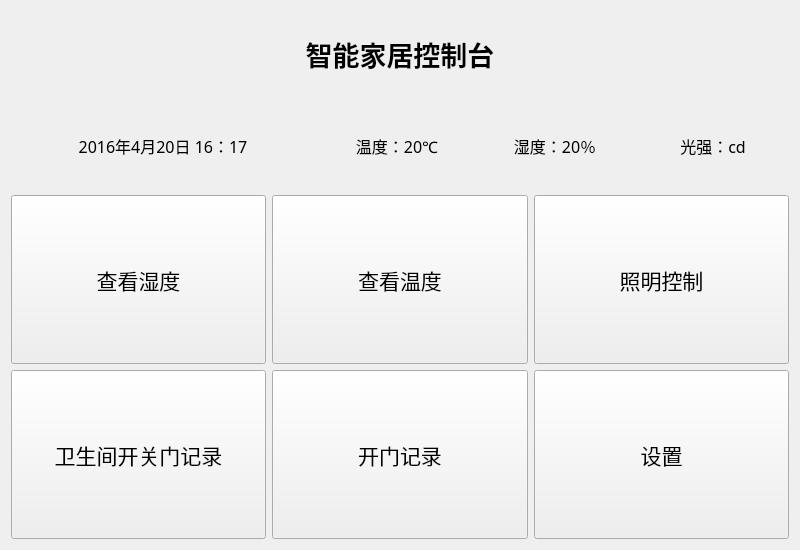
<?xml version="1.0" encoding="UTF-8"?>
<ui version="4.0">
 <class>MainWindow</class>
 <widget class="QMainWindow" name="MainWindow">
  <property name="geometry">
   <rect>
    <x>0</x>
    <y>0</y>
    <width>800</width>
    <height>550</height>
   </rect>
  </property>
  <property name="minimumSize">
   <size>
    <width>800</width>
    <height>550</height>
   </size>
  </property>
  <property name="windowTitle">
   <string>MainWindow</string>
  </property>
  <widget class="QWidget" name="centralWidget">
   <layout class="QVBoxLayout" name="verticalLayout_2">
    <item>
     <layout class="QVBoxLayout" name="verticalLayout" stretch="2,2,8">
      <property name="sizeConstraint">
       <enum>QLayout::SetNoConstraint</enum>
      </property>
      <item>
       <widget class="QLabel" name="label">
        <property name="enabled">
         <bool>true</bool>
        </property>
        <property name="sizePolicy">
         <sizepolicy hsizetype="Expanding" vsizetype="Expanding">
          <horstretch>0</horstretch>
          <verstretch>0</verstretch>
         </sizepolicy>
        </property>
        <property name="font">
         <font>
          <family>微软雅黑</family>
          <pointsize>20</pointsize>
          <weight>75</weight>
          <bold>true</bold>
         </font>
        </property>
        <property name="cursor">
         <cursorShape>ArrowCursor</cursorShape>
        </property>
        <property name="layoutDirection">
         <enum>Qt::LeftToRight</enum>
        </property>
        <property name="autoFillBackground">
         <bool>true</bool>
        </property>
        <property name="text">
         <string>智能家居控制台</string>
        </property>
        <property name="textFormat">
         <enum>Qt::RichText</enum>
        </property>
        <property name="scaledContents">
         <bool>false</bool>
        </property>
        <property name="alignment">
         <set>Qt::AlignCenter</set>
        </property>
       </widget>
      </item>
      <item>
       <layout class="QHBoxLayout" name="horizontalLayout_2" stretch="4,2,2,2">
        <item>
         <widget class="QLabel" name="time_label">
          <property name="sizePolicy">
           <sizepolicy hsizetype="Expanding" vsizetype="Expanding">
            <horstretch>0</horstretch>
            <verstretch>0</verstretch>
           </sizepolicy>
          </property>
          <property name="font">
           <font>
            <family>微软雅黑</family>
            <pointsize>12</pointsize>
           </font>
          </property>
          <property name="text">
           <string>2016年4月20日	16：17</string>
          </property>
          <property name="alignment">
           <set>Qt::AlignCenter</set>
          </property>
         </widget>
        </item>
        <item>
         <widget class="QLabel" name="temperature_label">
          <property name="sizePolicy">
           <sizepolicy hsizetype="Expanding" vsizetype="Expanding">
            <horstretch>0</horstretch>
            <verstretch>0</verstretch>
           </sizepolicy>
          </property>
          <property name="font">
           <font>
            <family>微软雅黑</family>
            <pointsize>12</pointsize>
           </font>
          </property>
          <property name="text">
           <string>温度：20℃</string>
          </property>
          <property name="alignment">
           <set>Qt::AlignCenter</set>
          </property>
         </widget>
        </item>
        <item>
         <widget class="QLabel" name="humidity_label">
          <property name="sizePolicy">
           <sizepolicy hsizetype="Expanding" vsizetype="Expanding">
            <horstretch>0</horstretch>
            <verstretch>0</verstretch>
           </sizepolicy>
          </property>
          <property name="font">
           <font>
            <family>微软雅黑</family>
            <pointsize>12</pointsize>
           </font>
          </property>
          <property name="text">
           <string>湿度：20％</string>
          </property>
          <property name="alignment">
           <set>Qt::AlignCenter</set>
          </property>
         </widget>
        </item>
        <item>
         <widget class="QLabel" name="lux_label">
          <property name="sizePolicy">
           <sizepolicy hsizetype="Expanding" vsizetype="Expanding">
            <horstretch>0</horstretch>
            <verstretch>0</verstretch>
           </sizepolicy>
          </property>
          <property name="font">
           <font>
            <family>微软雅黑</family>
            <pointsize>12</pointsize>
           </font>
          </property>
          <property name="text">
           <string>光强：cd</string>
          </property>
          <property name="alignment">
           <set>Qt::AlignCenter</set>
          </property>
         </widget>
        </item>
       </layout>
      </item>
      <item>
       <layout class="QGridLayout" name="gridLayout_2">
        <item row="1" column="0">
         <widget class="QPushButton" name="toiletButton">
          <property name="sizePolicy">
           <sizepolicy hsizetype="Expanding" vsizetype="Expanding">
            <horstretch>0</horstretch>
            <verstretch>0</verstretch>
           </sizepolicy>
          </property>
          <property name="font">
           <font>
            <family>微软雅黑</family>
            <pointsize>16</pointsize>
           </font>
          </property>
          <property name="text">
           <string>卫生间开关门记录</string>
          </property>
         </widget>
        </item>
        <item row="0" column="0">
         <widget class="QPushButton" name="humidityButton">
          <property name="sizePolicy">
           <sizepolicy hsizetype="Expanding" vsizetype="Expanding">
            <horstretch>0</horstretch>
            <verstretch>0</verstretch>
           </sizepolicy>
          </property>
          <property name="font">
           <font>
            <family>微软雅黑</family>
            <pointsize>16</pointsize>
           </font>
          </property>
          <property name="text">
           <string>查看湿度</string>
          </property>
         </widget>
        </item>
        <item row="0" column="1">
         <widget class="QPushButton" name="temperatureButton">
          <property name="sizePolicy">
           <sizepolicy hsizetype="Expanding" vsizetype="Expanding">
            <horstretch>0</horstretch>
            <verstretch>0</verstretch>
           </sizepolicy>
          </property>
          <property name="font">
           <font>
            <family>微软雅黑</family>
            <pointsize>16</pointsize>
           </font>
          </property>
          <property name="text">
           <string>查看温度</string>
          </property>
         </widget>
        </item>
        <item row="0" column="2">
         <widget class="QPushButton" name="lampButton">
          <property name="sizePolicy">
           <sizepolicy hsizetype="Expanding" vsizetype="Expanding">
            <horstretch>0</horstretch>
            <verstretch>0</verstretch>
           </sizepolicy>
          </property>
          <property name="font">
           <font>
            <family>微软雅黑</family>
            <pointsize>16</pointsize>
           </font>
          </property>
          <property name="text">
           <string>照明控制</string>
          </property>
         </widget>
        </item>
        <item row="1" column="2">
         <widget class="QPushButton" name="settingButton">
          <property name="sizePolicy">
           <sizepolicy hsizetype="Expanding" vsizetype="Expanding">
            <horstretch>0</horstretch>
            <verstretch>0</verstretch>
           </sizepolicy>
          </property>
          <property name="font">
           <font>
            <family>微软雅黑</family>
            <pointsize>16</pointsize>
           </font>
          </property>
          <property name="text">
           <string>设置</string>
          </property>
         </widget>
        </item>
        <item row="1" column="1">
         <widget class="QPushButton" name="gateButton">
          <property name="sizePolicy">
           <sizepolicy hsizetype="Expanding" vsizetype="Expanding">
            <horstretch>0</horstretch>
            <verstretch>0</verstretch>
           </sizepolicy>
          </property>
          <property name="font">
           <font>
            <family>微软雅黑</family>
            <pointsize>16</pointsize>
           </font>
          </property>
          <property name="text">
           <string>开门记录</string>
          </property>
         </widget>
        </item>
       </layout>
      </item>
     </layout>
    </item>
   </layout>
  </widget>
 </widget>
 <layoutdefault spacing="6" margin="11"/>
 <resources/>
 <connections/>
</ui>
